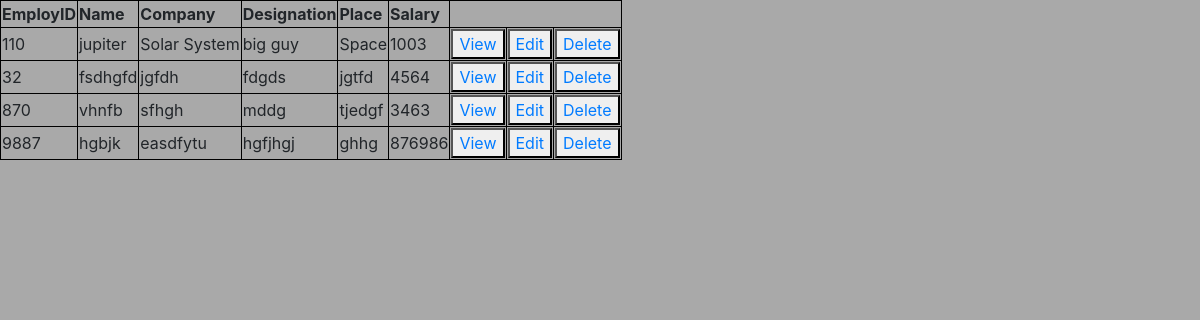
The page /details/ on the database as committed earlier.
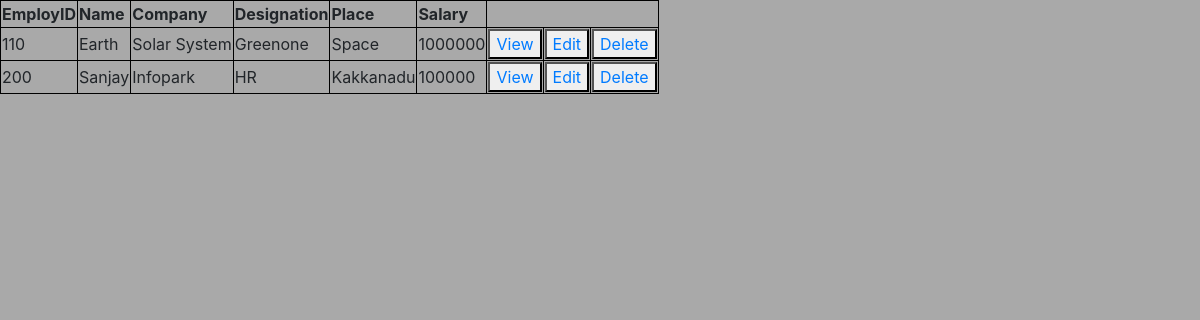
The same page on the database as committed later.
### AuthApp/models.py (models this page shows)
class EmployDetail(models.Model):
    emp_id = models.IntegerField()
    name = models.CharField(max_length=30)
    company = models.CharField(max_length=50)
    designation = models.CharField(max_length=20)
    place = models.CharField(max_length=50)
    salary =models.IntegerField()

### AuthApp/views.py (the view)
# urls.py: path('details/', views.emp_details,name='emp_details'),
def emp_details(request):
    obj = EmployDetail.objects.all()
    return render(request,'employ_details.html',{'ob':obj})

### template/employ_details.html (shortened to what this page needs)
{% load static %}
<!DOCTYPE html>
<html lang="en">
<head>
        <link rel="stylesheet" href="https://cdn.jsdelivr.net/npm/bootstrap@4.6.2/dist/css/bootstrap.min.css">
    <link rel="stylesheet" href="{% static 'css/style_1.css' %}">
</head>
<body>
    <table>
        <tr>
          <th>EmployID</th>
          <th>Name</th>
          <th>Company</th>
          <th>Designation</th>
          <th>Place</th>
          <th>Salary</th>
        </tr>
        {% for o in ob %}
        <tr>
          <td>{{o.emp_id}}</td>
          <td>{{o.name}}</td>
          <td> {{o.company}}</td>
          <td>{{o.designation}}</td>
          <td>{{o.place}}</td>
          <td>{{o.salary}}</td>
          <td><button><a href="{% url 'empview' o.pk %}">View</a></button></td>
          <td><button><a href="{% url 'edit' o.pk %}">Edit</a></button></td>
          <td><button><a href="{% url 'delete' o.pk %}">Delete</a></button></td>
        </tr>
        {% endfor %}
      </table>
</body>
</html>

### static/css/style_1.css (style rules this page uses)
body { background-color: darkgray; }
table,th,td { border: 1px solid black; }

Rows that differ between the two databases and show on the page:
removed EmployDetail: emp_id "32", name "fsdhgfd", company "jgfdh", designation "fdgds", place "jgtfd", salary "4564"
removed EmployDetail: emp_id "870", name "vhnfb", company "sfhgh", designation "mddg", place "tjedgf", salary "3463"
removed EmployDetail: emp_id "9887", name "hgbjk", company "easdfytu", designation "hgfjhgj", place "ghhg", salary "876986"
changed EmployDetail "Solar System": name "jupiter" → "Earth"; designation "big guy" → "Greenone"; salary "1003" → "1000000"
added EmployDetail: emp_id "200", name "Sanjay", company "Infopark", designation "HR", place "Kakkanadu", salary "100000"
